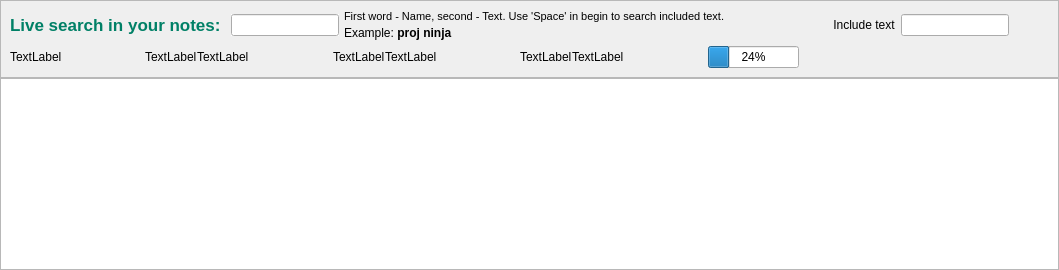
      <widget class="QWidget" name="notelist">
       <layout class="QVBoxLayout" name="verticalLayout_6">
        <property name="spacing">
         <number>0</number>
        </property>
        <property name="leftMargin">
         <number>0</number>
        </property>
        <property name="topMargin">
         <number>0</number>
        </property>
        <property name="rightMargin">
         <number>0</number>
        </property>
        <property name="bottomMargin">
         <number>0</number>
        </property>
        <item>
         <widget class="QFrame" name="frameNotelist_Filter">
          <property name="minimumSize">
           <size>
            <width>0</width>
            <height>0</height>
           </size>
          </property>
          <property name="frameShape">
           <enum>QFrame::StyledPanel</enum>
          </property>
          <property name="frameShadow">
           <enum>QFrame::Plain</enum>
          </property>
          <layout class="QVBoxLayout" name="verticalLayout_3">
           <item>
            <layout class="QHBoxLayout" name="horizontalLayout_6">
             <property name="spacing">
              <number>5</number>
             </property>
             <item>
              <widget class="QLabel" name="label_2">
               <property name="font">
                <font>
                 <pointsize>13</pointsize>
                 <weight>75</weight>
                 <bold>true</bold>
                </font>
               </property>
               <property name="text">
                <string>&lt;html&gt;&lt;head/&gt;&lt;body&gt;&lt;p&gt;&lt;span style=&quot; font-size:13pt; color:#008066;&quot;&gt;Live search in your notes:  &lt;/span&gt;&lt;/p&gt;&lt;/body&gt;&lt;/html&gt;</string>
               </property>
              </widget>
             </item>
             <item>
              <widget class="QLineEdit" name="lineNotelist_Filter">
               <property name="sizePolicy">
                <sizepolicy hsizetype="Expanding" vsizetype="Fixed">
                 <horstretch>0</horstretch>
                 <verstretch>0</verstretch>
                </sizepolicy>
               </property>
               <property name="maximumSize">
                <size>
                 <width>16777215</width>
                 <height>16777215</height>
                </size>
               </property>
               <property name="autoFillBackground">
                <bool>true</bool>
               </property>
              </widget>
             </item>
             <item>
              <widget class="QWidget" name="widget" native="true">
               <property name="minimumSize">
                <size>
                 <width>40</width>
                 <height>0</height>
                </size>
               </property>
               <layout class="QVBoxLayout" name="verticalLayout_4">
                <property name="spacing">
                 <number>3</number>
                </property>
                <property name="leftMargin">
                 <number>0</number>
                </property>
                <property name="topMargin">
                 <number>0</number>
                </property>
                <property name="rightMargin">
                 <number>0</number>
                </property>
                <property name="bottomMargin">
                 <number>0</number>
                </property>
                <item>
                 <widget class="QLabel" name="labelNotelistFilterTip">
                  <property name="sizePolicy">
                   <sizepolicy hsizetype="Minimum" vsizetype="Preferred">
                    <horstretch>0</horstretch>
                    <verstretch>0</verstretch>
                   </sizepolicy>
                  </property>
                  <property name="text">
                   <string>&lt;!DOCTYPE HTML PUBLIC &quot;-//W3C//DTD HTML 4.0//EN&quot; &quot;http://www.w3.org/TR/REC-html40/strict.dtd&quot;&gt;
&lt;html&gt;&lt;head&gt;&lt;meta name=&quot;qrichtext&quot; content=&quot;1&quot; /&gt;&lt;style type=&quot;text/css&quot;&gt;
p, li { white-space: pre-wrap; }
&lt;/style&gt;&lt;/head&gt;&lt;body style=&quot; font-family:'MS Shell Dlg 2'; font-size:8pt; font-weight:400; font-style:normal;&quot;&gt;
&lt;p style=&quot; margin-top:12px; margin-bottom:12px; margin-left:0px; margin-right:0px; -qt-block-indent:0; text-indent:0px;&quot;&gt;First word - Name, second - Text. Use 'Space' in begin to search included text.&lt;/p&gt;&lt;/body&gt;&lt;/html&gt;</string>
                  </property>
                  <property name="wordWrap">
                   <bool>false</bool>
                  </property>
                 </widget>
                </item>
                <item>
                 <widget class="QLabel" name="label_DisplayFilters">
                  <property name="text">
                   <string>&lt;html&gt;&lt;head/&gt;&lt;body&gt;&lt;p&gt;Example: &lt;span style=&quot; font-weight:600;&quot;&gt;proj ninja&lt;/span&gt;&lt;/p&gt;&lt;/body&gt;&lt;/html&gt;</string>
                  </property>
                 </widget>
                </item>
               </layout>
              </widget>
             </item>
             <item>
              <spacer name="horizontalSpacer_7">
               <property name="orientation">
                <enum>Qt::Horizontal</enum>
               </property>
               <property name="sizeHint" stdset="0">
                <size>
                 <width>40</width>
                 <height>20</height>
                </size>
               </property>
              </spacer>
             </item>
             <item>
              <spacer name="horizontalSpacer_8">
               <property name="orientation">
                <enum>Qt::Horizontal</enum>
               </property>
               <property name="sizeHint" stdset="0">
                <size>
                 <width>40</width>
                 <height>20</height>
                </size>
               </property>
              </spacer>
             </item>
             <item>
              <widget class="QLabel" name="label_6">
               <property name="text">
                <string>       Include text</string>
               </property>
              </widget>
             </item>
             <item>
              <widget class="QLineEdit" name="lineEdit_Filter_Note_Text">
               <property name="autoFillBackground">
                <bool>false</bool>
               </property>
              </widget>
             </item>
             <item>
              <spacer name="horizontalSpacer">
               <property name="orientation">
                <enum>Qt::Horizontal</enum>
               </property>
               <property name="sizeHint" stdset="0">
                <size>
                 <width>40</width>
                 <height>20</height>
                </size>
               </property>
              </spacer>
             </item>
            </layout>
           </item>
           <item>
            <widget class="QWidget" name="Search_Progressbar_Panel" native="true">
             <layout class="QHBoxLayout" name="horizontalLayout_2">
              <property name="spacing">
               <number>0</number>
              </property>
              <property name="leftMargin">
               <number>0</number>
              </property>
              <property name="topMargin">
               <number>0</number>
              </property>
              <property name="rightMargin">
               <number>0</number>
              </property>
              <property name="bottomMargin">
               <number>0</number>
              </property>
              <item>
               <widget class="QLabel" name="lbSearchParam">
                <property name="text">
                 <string>TextLabel</string>
                </property>
               </widget>
              </item>
              <item>
               <spacer name="horizontalSpacer_10">
                <property name="orientation">
                 <enum>Qt::Horizontal</enum>
                </property>
                <property name="sizeHint" stdset="0">
                 <size>
                  <width>40</width>
                  <height>20</height>
                 </size>
                </property>
               </spacer>
              </item>
              <item>
               <widget class="QLabel" name="lbSearchFiles">
                <property name="text">
                 <string>TextLabel</string>
                </property>
               </widget>
              </item>
              <item>
               <widget class="QLabel" name="lbSearchFilesProgress">
                <property name="text">
                 <string>TextLabel</string>
                </property>
               </widget>
              </item>
              <item>
               <spacer name="horizontalSpacer_12">
                <property name="orientation">
                 <enum>Qt::Horizontal</enum>
                </property>
                <property name="sizeHint" stdset="0">
                 <size>
                  <width>40</width>
                  <height>20</height>
                 </size>
                </property>
               </spacer>
              </item>
              <item>
               <widget class="QLabel" name="lbSearchItems">
                <property name="text">
                 <string>TextLabel</string>
                </property>
               </widget>
              </item>
              <item>
               <widget class="QLabel" name="lbSearchItemsProgress">
                <property name="text">
                 <string>TextLabel</string>
                </property>
               </widget>
              </item>
              <item>
               <spacer name="horizontalSpacer_11">
                <property name="orientation">
                 <enum>Qt::Horizontal</enum>
                </property>
                <property name="sizeHint" stdset="0">
                 <size>
                  <width>40</width>
                  <height>20</height>
                 </size>
                </property>
               </spacer>
              </item>
              <item>
               <widget class="QLabel" name="lbFormatItems">
                <property name="text">
                 <string>TextLabel</string>
                </property>
               </widget>
              </item>
              <item>
               <widget class="QLabel" name="lbFormatItemsProgress">
                <property name="text">
                 <string>TextLabel</string>
                </property>
               </widget>
              </item>
              <item>
               <spacer name="horizontalSpacer_13">
                <property name="orientation">
                 <enum>Qt::Horizontal</enum>
                </property>
                <property name="sizeHint" stdset="0">
                 <size>
                  <width>40</width>
                  <height>20</height>
                 </size>
                </property>
               </spacer>
              </item>
              <item>
               <widget class="QProgressBar" name="progressBar_Notelist">
                <property name="value">
                 <number>24</number>
                </property>
               </widget>
              </item>
              <item>
               <spacer name="horizontalSpacer_15">
                <property name="orientation">
                 <enum>Qt::Horizontal</enum>
                </property>
                <property name="sizeHint" stdset="0">
                 <size>
                  <width>40</width>
                  <height>20</height>
                 </size>
                </property>
               </spacer>
              </item>
              <item>
               <spacer name="horizontalSpacer_14">
                <property name="orientation">
                 <enum>Qt::Horizontal</enum>
                </property>
                <property name="sizeHint" stdset="0">
                 <size>
                  <width>40</width>
                  <height>20</height>
                 </size>
                </property>
               </spacer>
              </item>
              <item>
               <spacer name="horizontalSpacer_9">
                <property name="orientation">
                 <enum>Qt::Horizontal</enum>
                </property>
                <property name="sizeHint" stdset="0">
                 <size>
                  <width>40</width>
                  <height>20</height>
                 </size>
                </property>
               </spacer>
              </item>
             </layout>
            </widget>
           </item>
          </layout>
         </widget>
        </item>
        <item>
         <widget class="QTextBrowser" name="textBrowser_Listnotes">
          <property name="openExternalLinks">
           <bool>false</bool>
          </property>
          <property name="openLinks">
           <bool>false</bool>
          </property>
         </widget>
        </item>
       </layout>
      </widget>
